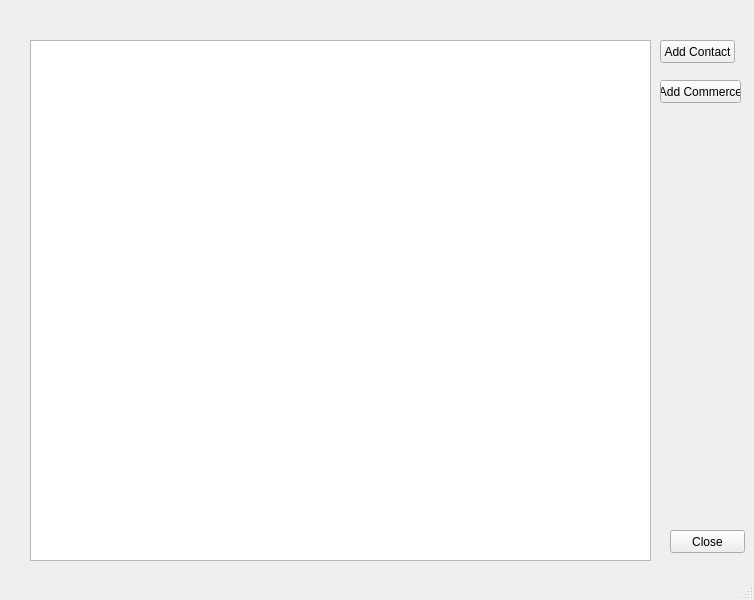
<?xml version="1.0" encoding="UTF-8"?>
<ui version="4.0">
 <class>MainWindow</class>
 <widget class="QMainWindow" name="MainWindow">
  <property name="geometry">
   <rect>
    <x>0</x>
    <y>0</y>
    <width>754</width>
    <height>600</height>
   </rect>
  </property>
  <property name="windowTitle">
   <string>MainWindow</string>
  </property>
  <widget class="QWidget" name="centralwidget">
   <widget class="QPushButton" name="pushButton_addCon">
    <property name="geometry">
     <rect>
      <x>660</x>
      <y>40</y>
      <width>75</width>
      <height>23</height>
     </rect>
    </property>
    <property name="text">
     <string>Add Contact</string>
    </property>
   </widget>
   <widget class="QListView" name="listView_main">
    <property name="geometry">
     <rect>
      <x>30</x>
      <y>40</y>
      <width>621</width>
      <height>521</height>
     </rect>
    </property>
   </widget>
   <widget class="QPushButton" name="pushButton_close">
    <property name="geometry">
     <rect>
      <x>670</x>
      <y>530</y>
      <width>75</width>
      <height>23</height>
     </rect>
    </property>
    <property name="text">
     <string>Close</string>
    </property>
   </widget>
   <widget class="QPushButton" name="pushButton_addComm">
    <property name="geometry">
     <rect>
      <x>660</x>
      <y>80</y>
      <width>81</width>
      <height>23</height>
     </rect>
    </property>
    <property name="text">
     <string>Add Commerce</string>
    </property>
   </widget>
  </widget>
  <widget class="QMenuBar" name="menubar">
   <property name="geometry">
    <rect>
     <x>0</x>
     <y>0</y>
     <width>754</width>
     <height>21</height>
    </rect>
   </property>
  </widget>
  <widget class="QStatusBar" name="statusbar"/>
 </widget>
 <resources/>
 <connections/>
</ui>
